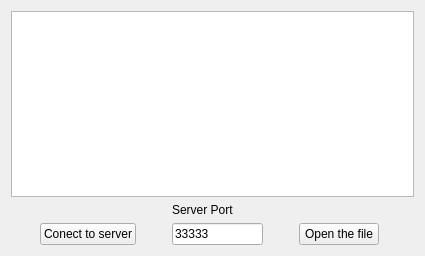
<?xml version="1.0" encoding="UTF-8"?>
<ui version="4.0">
 <class>MainWindow</class>
 <widget class="QMainWindow" name="MainWindow">
  <property name="geometry">
   <rect>
    <x>0</x>
    <y>0</y>
    <width>425</width>
    <height>256</height>
   </rect>
  </property>
  <property name="windowTitle">
   <string>MainWindow</string>
  </property>
  <widget class="QWidget" name="centralWidget">
   <layout class="QGridLayout" name="gridLayout">
    <item row="0" column="0" colspan="8">
     <widget class="QTextBrowser" name="textinfo"/>
    </item>
    <item row="3" column="3">
     <widget class="QLineEdit" name="ServerPort_LE">
      <property name="whatsThis">
       <string>&lt;html&gt;&lt;head/&gt;&lt;body&gt;&lt;p&gt;Write there a server port&lt;/p&gt;&lt;/body&gt;&lt;/html&gt;</string>
      </property>
      <property name="text">
       <string>33333</string>
      </property>
     </widget>
    </item>
    <item row="3" column="4">
     <spacer name="horizontalSpacer_2">
      <property name="orientation">
       <enum>Qt::Horizontal</enum>
      </property>
      <property name="sizeHint" stdset="0">
       <size>
        <width>40</width>
        <height>20</height>
       </size>
      </property>
     </spacer>
    </item>
    <item row="3" column="1">
     <widget class="QPushButton" name="ConectToServer">
      <property name="text">
       <string>Conect to server</string>
      </property>
     </widget>
    </item>
    <item row="3" column="5">
     <widget class="QPushButton" name="OpenTheFile">
      <property name="text">
       <string>Open the file</string>
      </property>
     </widget>
    </item>
    <item row="3" column="0">
     <spacer name="horizontalSpacer_4">
      <property name="orientation">
       <enum>Qt::Horizontal</enum>
      </property>
      <property name="sizeHint" stdset="0">
       <size>
        <width>40</width>
        <height>20</height>
       </size>
      </property>
     </spacer>
    </item>
    <item row="3" column="2">
     <spacer name="horizontalSpacer_3">
      <property name="orientation">
       <enum>Qt::Horizontal</enum>
      </property>
      <property name="sizeHint" stdset="0">
       <size>
        <width>40</width>
        <height>20</height>
       </size>
      </property>
     </spacer>
    </item>
    <item row="3" column="6">
     <spacer name="horizontalSpacer">
      <property name="orientation">
       <enum>Qt::Horizontal</enum>
      </property>
      <property name="sizeHint" stdset="0">
       <size>
        <width>40</width>
        <height>20</height>
       </size>
      </property>
     </spacer>
    </item>
    <item row="2" column="3">
     <widget class="QLabel" name="label">
      <property name="text">
       <string>Server Port</string>
      </property>
     </widget>
    </item>
   </layout>
  </widget>
 </widget>
 <layoutdefault spacing="6" margin="11"/>
 <resources/>
 <connections/>
</ui>
